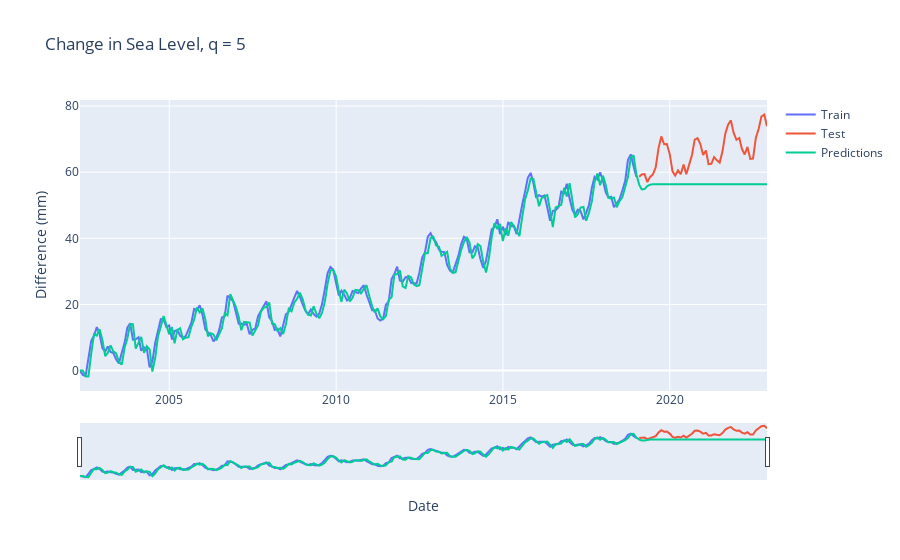
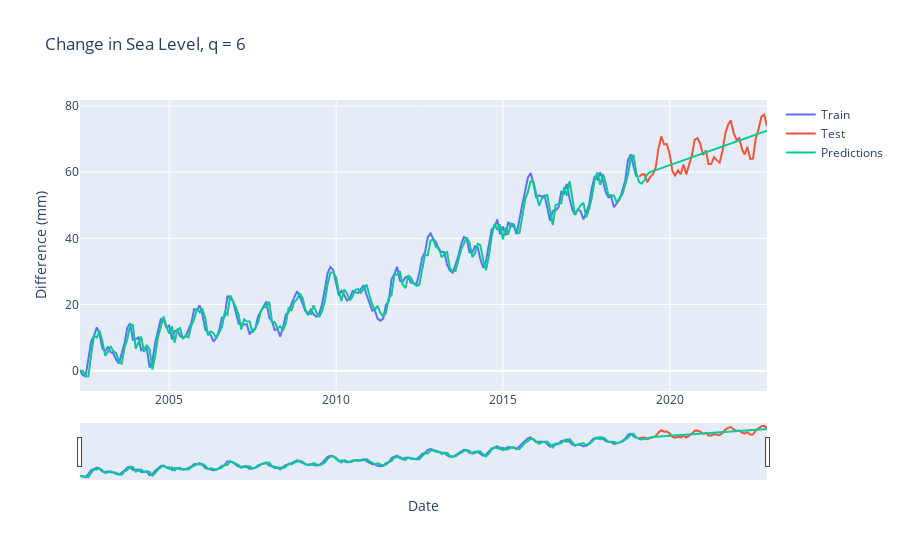

The cell these charts' notebook holds for them, in order:
### Markdown cell above
##### Check q values

### Code cell
# Model and plot with q = 5
model_5 = SARIMAX(y_remainder, order=(1,1,5)).fit()

predictions_5 = model_5.predict(start=0, end=len(y_remainder)+len(y_test)-1)

fig = go.Figure()
fig.add_trace(go.Scatter(x=y_remainder.index, y=y_remainder, mode='lines', name="Train"))
fig.add_trace(go.Scatter(x=y_test.index, y=y_test, mode='lines', name="Test"))
fig.add_trace(go.Scatter(x=predictions_5.index, y=predictions_5, mode='lines', name="Predictions"))
fig.update_xaxes(rangeslider_visible=True)
fig.update_layout(
    yaxis_title="Difference (mm)", 
    xaxis_title="Date",
    title="Change in Sea Level, q = 5")
fig.show()

# Model and plot with q = 6
model_6 = SARIMAX(y_remainder, order=(1,1,6)).fit()

predictions_6 = model_6.predict(start=0, end=len(y_remainder)+len(y_test)-1)

fig = go.Figure()
fig.add_trace(go.Scatter(x=y_remainder.index, y=y_remainder, mode='lines', name="Train"))
fig.add_trace(go.Scatter(x=y_test.index, y=y_test, mode='lines', name="Test"))
fig.add_trace(go.Scatter(x=predictions_6.index, y=predictions_6, mode='lines', name="Predictions"))
fig.update_xaxes(rangeslider_visible=True)
fig.update_layout(
    yaxis_title="Difference (mm)", 
    xaxis_title="Date",
    title="Change in Sea Level, q = 6")
fig.show()

### Figure 1 — Plotly figure (JSON) as saved in the notebook; plotly's stock layout.template omitted (floating-point values rounded to 4 significant figures; data arrays with more than 128 entries replaced by an {"elided": "..."} marker saying what was removed)
{"data": [{"mode": "lines", "name": "Train", "type": "scatter", "x": {"elided": "201 str values"}, "y": {"elided": "201 float values"}}, {"mode": "lines", "name": "Test", "type": "scatter", "x": ["2019-01-31T00:00:00", "2019-02-28T00:00:00", "2019-03-31T00:00:00", "2019-04-30T00:00:00", "2019-05-31T00:00:00", "2019-06-30T00:00:00", "2019-07-31T00:00:00", "2019-08-31T00:00:00", "2019-09-30T00:00:00", "2019-10-31T00:00:00", "2019-11-30T00:00:00", "2019-12-31T00:00:00", "2020-01-31T00:00:00", "2020-02-29T00:00:00", "2020-03-31T00:00:00", "2020-04-30T00:00:00", "2020-05-31T00:00:00", "2020-06-30T00:00:00", "2020-07-31T00:00:00", "2020-08-31T00:00:00", "2020-09-30T00:00:00", "2020-10-31T00:00:00", "2020-11-30T00:00:00", "2020-12-31T00:00:00", "2021-01-31T00:00:00", "2021-02-28T00:00:00", "2021-03-31T00:00:00", "2021-04-30T00:00:00", "2021-05-31T00:00:00", "2021-06-30T00:00:00", "2021-07-31T00:00:00", "2021-08-31T00:00:00", "2021-09-30T00:00:00", "2021-10-31T00:00:00", "2021-11-30T00:00:00", "2021-12-31T00:00:00", "2022-01-31T00:00:00", "2022-02-28T00:00:00", "2022-03-31T00:00:00", "2022-04-30T00:00:00", "2022-05-31T00:00:00", "2022-06-30T00:00:00", "2022-07-31T00:00:00", "2022-08-31T00:00:00", "2022-09-30T00:00:00", "2022-10-31T00:00:00", "2022-11-30T00:00:00"], "y": [58.65, 59.33, 59.42, 56.99, 58.58, 59.34, 61.48, 67.3, 70.83, 68.45, 68.53, 65.55, 60.27, 59, 60.54, 59.4, 62.32, 59.36, 62.29, 65.19, 69.84, 70.29, 68.58, 65.24, 66.59, 62.45, 62.55, 64.58, 63.58, 62.9, 66.31, 71.72, 74.34, 75.67, 71.89, 69.79, 70.35, 67.08, 65.36, 67.66, 64, 64.09, 70.38, 73.12, 76.84, 77.44, 73.87]}, {"mode": "lines", "name": "Predictions", "type": "scatter", "x": {"elided": "248 str values"}, "y": {"elided": "248 float values"}}], "layout": {"title": {"text": "Change in Sea Level, q = 5"}, "xaxis": {"rangeslider": {"visible": true}, "title": {"text": "Date"}}, "yaxis": {"title": {"text": "Difference (mm)"}}}}

### Figure 2 — Plotly figure (JSON) as saved in the notebook; plotly's stock layout.template omitted (floating-point values rounded to 4 significant figures; data arrays with more than 128 entries replaced by an {"elided": "..."} marker saying what was removed)
{"data": [{"mode": "lines", "name": "Train", "type": "scatter", "x": {"elided": "201 str values"}, "y": {"elided": "201 float values"}}, {"mode": "lines", "name": "Test", "type": "scatter", "x": ["2019-01-31T00:00:00", "2019-02-28T00:00:00", "2019-03-31T00:00:00", "2019-04-30T00:00:00", "2019-05-31T00:00:00", "2019-06-30T00:00:00", "2019-07-31T00:00:00", "2019-08-31T00:00:00", "2019-09-30T00:00:00", "2019-10-31T00:00:00", "2019-11-30T00:00:00", "2019-12-31T00:00:00", "2020-01-31T00:00:00", "2020-02-29T00:00:00", "2020-03-31T00:00:00", "2020-04-30T00:00:00", "2020-05-31T00:00:00", "2020-06-30T00:00:00", "2020-07-31T00:00:00", "2020-08-31T00:00:00", "2020-09-30T00:00:00", "2020-10-31T00:00:00", "2020-11-30T00:00:00", "2020-12-31T00:00:00", "2021-01-31T00:00:00", "2021-02-28T00:00:00", "2021-03-31T00:00:00", "2021-04-30T00:00:00", "2021-05-31T00:00:00", "2021-06-30T00:00:00", "2021-07-31T00:00:00", "2021-08-31T00:00:00", "2021-09-30T00:00:00", "2021-10-31T00:00:00", "2021-11-30T00:00:00", "2021-12-31T00:00:00", "2022-01-31T00:00:00", "2022-02-28T00:00:00", "2022-03-31T00:00:00", "2022-04-30T00:00:00", "2022-05-31T00:00:00", "2022-06-30T00:00:00", "2022-07-31T00:00:00", "2022-08-31T00:00:00", "2022-09-30T00:00:00", "2022-10-31T00:00:00", "2022-11-30T00:00:00"], "y": [58.65, 59.33, 59.42, 56.99, 58.58, 59.34, 61.48, 67.3, 70.83, 68.45, 68.53, 65.55, 60.27, 59, 60.54, 59.4, 62.32, 59.36, 62.29, 65.19, 69.84, 70.29, 68.58, 65.24, 66.59, 62.45, 62.55, 64.58, 63.58, 62.9, 66.31, 71.72, 74.34, 75.67, 71.89, 69.79, 70.35, 67.08, 65.36, 67.66, 64, 64.09, 70.38, 73.12, 76.84, 77.44, 73.87]}, {"mode": "lines", "name": "Predictions", "type": "scatter", "x": {"elided": "248 str values"}, "y": {"elided": "248 float values"}}], "layout": {"title": {"text": "Change in Sea Level, q = 6"}, "xaxis": {"rangeslider": {"visible": true}, "title": {"text": "Date"}}, "yaxis": {"title": {"text": "Difference (mm)"}}}}
